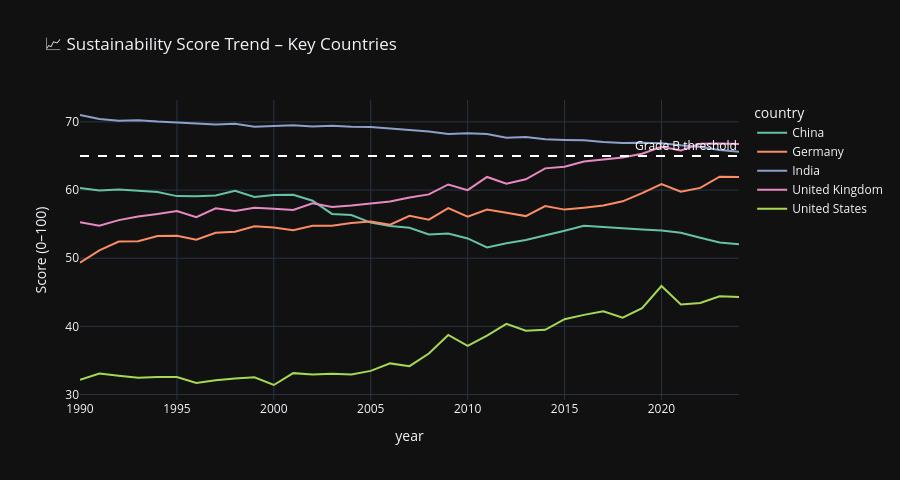

The notebook cell this image was saved under:
### Code cell
# ── Score over time – key countries ──────────────────────────────────────────
key_scored = scored_df[scored_df['country'].isin(KEY_COUNTRIES)]

fig = px.line(
    key_scored, x='year', y='sustainability_score', color='country',
    title='📈 Sustainability Score Trend – Key Countries',
    template='plotly_dark', height=480,
    color_discrete_sequence=px.colors.qualitative.Set2,
    labels={'sustainability_score': 'Score (0–100)'},
)
fig.add_hline(y=65, line_dash='dash', line_color='white', annotation_text='Grade B threshold',
              annotation_font_color='white')
fig.show()

### Figure 1 — Plotly figure (JSON) as saved in the notebook; plotly's stock layout.template omitted (floating-point values rounded to 4 significant figures)
{"data": [{"hovertemplate": "country=China<br>year=%{x}<br>Score (0–100)=%{y}<extra></extra>", "legendgroup": "China", "line": {"color": "rgb(102,194,165)", "dash": "solid"}, "marker": {"symbol": "circle"}, "mode": "lines", "name": "China", "orientation": "v", "showlegend": true, "type": "scatter", "x": [1990, 1991, 1992, 1993, 1994, 1995, 1996, 1997, 1998, 1999, 2000, 2001, 2002, 2003, 2004, 2005, 2006, 2007, 2008, 2009, 2010, 2011, 2012, 2013, 2014, 2015, 2016, 2017, 2018, 2019, 2020, 2021, 2022, 2023, 2024], "xaxis": "x", "y": [60.29, 59.95, 60.08, 59.89, 59.72, 59.11, 59.09, 59.21, 59.9, 58.99, 59.29, 59.32, 58.43, 56.5, 56.34, 55.22, 54.73, 54.47, 53.49, 53.62, 52.9, 51.58, 52.19, 52.68, 53.33, 54.02, 54.77, 54.62, 54.44, 54.23, 54.06, 53.73, 52.99, 52.31, 52.04], "yaxis": "y"}, {"hovertemplate": "country=Germany<br>year=%{x}<br>Score (0–100)=%{y}<extra></extra>", "legendgroup": "Germany", "line": {"color": "rgb(252,141,98)", "dash": "solid"}, "marker": {"symbol": "circle"}, "mode": "lines", "name": "Germany", "orientation": "v", "showlegend": true, "type": "scatter", "x": [1990, 1991, 1992, 1993, 1994, 1995, 1996, 1997, 1998, 1999, 2000, 2001, 2002, 2003, 2004, 2005, 2006, 2007, 2008, 2009, 2010, 2011, 2012, 2013, 2014, 2015, 2016, 2017, 2018, 2019, 2020, 2021, 2022, 2023, 2024], "xaxis": "x", "y": [49.33, 51.16, 52.44, 52.5, 53.27, 53.28, 52.7, 53.73, 53.88, 54.7, 54.49, 54.1, 54.75, 54.78, 55.18, 55.39, 54.92, 56.23, 55.66, 57.34, 56.09, 57.15, 56.66, 56.18, 57.66, 57.13, 57.41, 57.74, 58.35, 59.56, 60.89, 59.77, 60.32, 61.96, 61.91], "yaxis": "y"}, {"hovertemplate": "country=India<br>year=%{x}<br>Score (0–100)=%{y}<extra></extra>", "legendgroup": "India", "line": {"color": "rgb(141,160,203)", "dash": "solid"}, "marker": {"symbol": "circle"}, "mode": "lines", "name": "India", "orientation": "v", "showlegend": true, "type": "scatter", "x": [1990, 1991, 1992, 1993, 1994, 1995, 1996, 1997, 1998, 1999, 2000, 2001, 2002, 2003, 2004, 2005, 2006, 2007, 2008, 2009, 2010, 2011, 2012, 2013, 2014, 2015, 2016, 2017, 2018, 2019, 2020, 2021, 2022, 2023, 2024], "xaxis": "x", "y": [71.01, 70.42, 70.17, 70.25, 70.04, 69.92, 69.69, 69.61, 69.73, 69.28, 69.41, 69.5, 69.32, 69.42, 69.29, 69.26, 69.04, 68.84, 68.58, 68.23, 68.33, 68.21, 67.66, 67.78, 67.46, 67.35, 67.3, 67.06, 66.92, 66.94, 66.87, 66.56, 66.33, 65.88, 65.61], "yaxis": "y"}, {"hovertemplate": "country=United Kingdom<br>year=%{x}<br>Score (0–100)=%{y}<extra></extra>", "legendgroup": "United Kingdom", "line": {"color": "rgb(231,138,195)", "dash": "solid"}, "marker": {"symbol": "circle"}, "mode": "lines", "name": "United Kingdom", "orientation": "v", "showlegend": true, "type": "scatter", "x": [1990, 1991, 1992, 1993, 1994, 1995, 1996, 1997, 1998, 1999, 2000, 2001, 2002, 2003, 2004, 2005, 2006, 2007, 2008, 2009, 2010, 2011, 2012, 2013, 2014, 2015, 2016, 2017, 2018, 2019, 2020, 2021, 2022, 2023, 2024], "xaxis": "x", "y": [55.29, 54.77, 55.59, 56.13, 56.5, 56.91, 56.01, 57.32, 56.94, 57.41, 57.26, 57.08, 58.06, 57.5, 57.72, 58.04, 58.31, 58.92, 59.36, 60.82, 59.98, 61.92, 60.93, 61.57, 63.18, 63.43, 64.2, 64.48, 64.76, 65.33, 66.34, 65.82, 66.8, 66.84, 66.74], "yaxis": "y"}, {"hovertemplate": "country=United States<br>year=%{x}<br>Score (0–100)=%{y}<extra></extra>", "legendgroup": "United States", "line": {"color": "rgb(166,216,84)", "dash": "solid"}, "marker": {"symbol": "circle"}, "mode": "lines", "name": "United States", "orientation": "v", "showlegend": true, "type": "scatter", "x": [1990, 1991, 1992, 1993, 1994, 1995, 1996, 1997, 1998, 1999, 2000, 2001, 2002, 2003, 2004, 2005, 2006, 2007, 2008, 2009, 2010, 2011, 2012, 2013, 2014, 2015, 2016, 2017, 2018, 2019, 2020, 2021, 2022, 2023, 2024], "xaxis": "x", "y": [32.17, 33.09, 32.76, 32.46, 32.59, 32.57, 31.69, 32.11, 32.37, 32.52, 31.4, 33.14, 32.93, 33.06, 32.94, 33.47, 34.57, 34.16, 36.01, 38.74, 37.15, 38.66, 40.36, 39.35, 39.49, 41.05, 41.69, 42.2, 41.29, 42.66, 45.92, 43.2, 43.44, 44.41, 44.3], "yaxis": "y"}], "layout": {"annotations": [{"font": {"color": "white"}, "showarrow": false, "text": "Grade B threshold", "x": 1, "xanchor": "right", "xref": "x domain", "y": 65, "yanchor": "bottom", "yref": "y"}], "height": 480, "legend": {"title": {"text": "country"}, "tracegroupgap": 0}, "shapes": [{"line": {"color": "white", "dash": "dash"}, "type": "line", "x0": 0, "x1": 1, "xref": "x domain", "y0": 65, "y1": 65, "yref": "y"}], "title": {"text": "📈 Sustainability Score Trend – Key Countries"}, "xaxis": {"anchor": "y", "domain": [0, 1], "title": {"text": "year"}}, "yaxis": {"anchor": "x", "domain": [0, 1], "title": {"text": "Score (0–100)"}}}}
